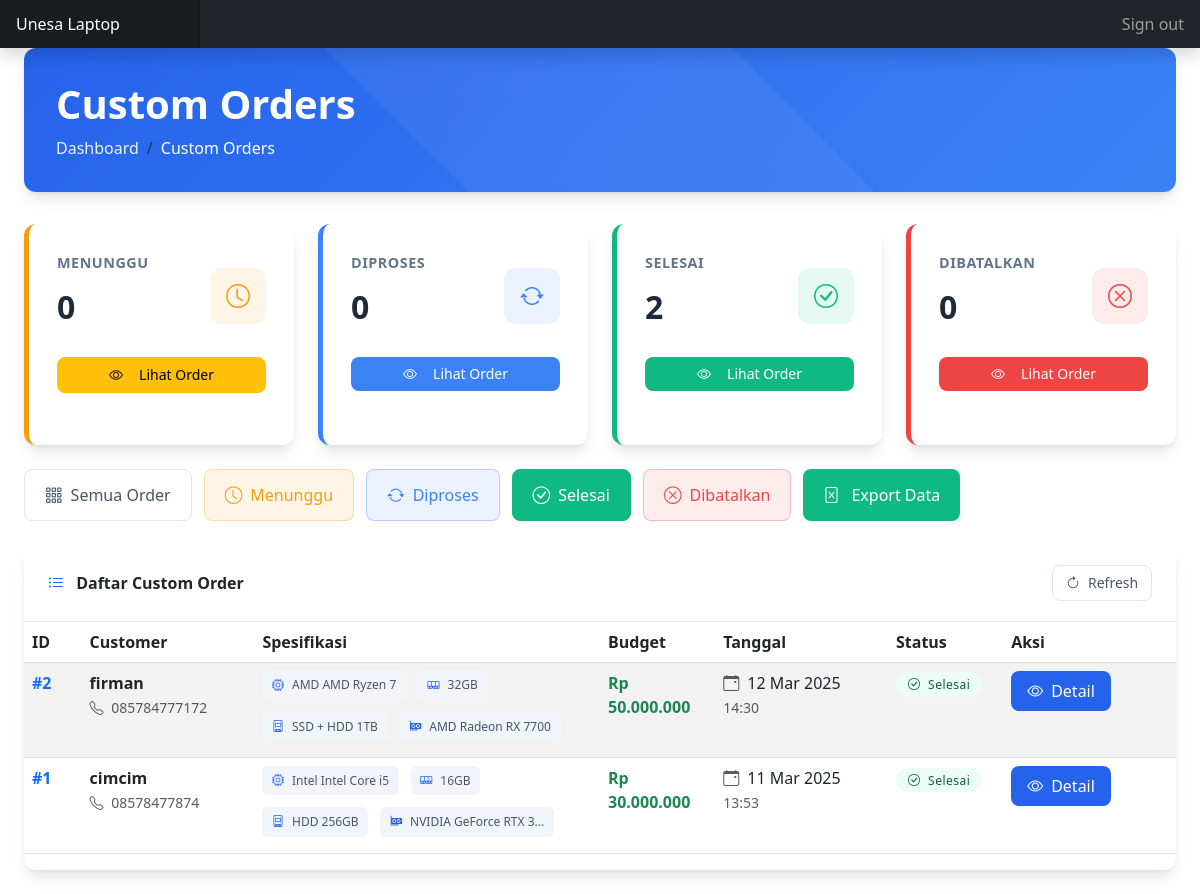
/admin/custom_orders/index.php?status=completed (signed in), run on the app's committed database.
### tables this page shows
CREATE TABLE `tb_custom_orders` (
  `order_id` int(11) NOT NULL,
  `user_id` int(11) NOT NULL,
  `ram` varchar(50) NOT NULL,
  `storage` varchar(100) NOT NULL,
  `processor` varchar(100) NOT NULL,
  `vga` varchar(100) NOT NULL,
  `screen_size` varchar(50) NOT NULL,
  `screen_type` varchar(100) NOT NULL,
  `operating_system` varchar(100) NOT NULL,
  `additional_specs` text DEFAULT NULL,
  `budget` int(11) NOT NULL,
  `status` enum('pending','processing','completed','cancelled') NOT NULL DEFAULT 'pending',
  `admin_notes` text DEFAULT NULL,
  `admin_id` int(11) DEFAULT NULL,
  `created_at` datetime NOT NULL DEFAULT current_timestamp(),
  `updated_at` datetime DEFAULT NULL ON UPDATE current_timestamp()
);

CREATE TABLE `tb_user` (
  `user_id` int(11) NOT NULL,
  `nama` varchar(255) NOT NULL,
  `password` varchar(255) NOT NULL,
  `alamat` longtext DEFAULT NULL,
  `telepon` varchar(15) DEFAULT NULL,
  `photo` varchar(255) DEFAULT NULL
);

### config/koneksi.php (called while the page is built, shortened)
<?php
$host = 'localhost';
$username = 'root';
$password = '';
$database = 'toko_db';
$conn = mysqli_connect($host, $username, $password, $database);
function query($query) {
    global $conn;
    $result = mysqli_query($conn, $query);
    $rows = [];
    if ($result) {
        while ($row = mysqli_fetch_assoc($result)) {
            $rows[] = $row;
        }
    } else {
        error_log("Query error: " . mysqli_error($conn));
    }
    return $rows;
}
?>

### admin/custom_orders/index.php (the view, shortened to what this page needs)
<?php
require_once '../../config/koneksi.php';
$status_filter = '';
if (isset($_GET['status']) && in_array($_GET['status'], ['pending', 'processing', 'completed', 'cancelled'])) {
    $status_filter = "WHERE co.status = '{$_GET['status']}'";
} else {
    $status_filter = "";
}
$query = "SELECT co.*, u.nama as user_name, u.telepon as user_phone
          FROM tb_custom_orders co
          JOIN tb_user u ON co.user_id = u.user_id
          $status_filter
          ORDER BY co.created_at DESC";
$custom_orders = query($query);
$count_pending = mysqli_fetch_assoc(mysqli_query($conn, "SELECT COUNT(*) as total FROM tb_custom_orders WHERE status = 'pending'"))['total'];
$count_processing = mysqli_fetch_assoc(mysqli_query($conn, "SELECT COUNT(*) as total FROM tb_custom_orders WHERE status = 'processing'"))['total'];
$count_completed = mysqli_fetch_assoc(mysqli_query($conn, "SELECT COUNT(*) as total FROM tb_custom_orders WHERE status = 'completed'"))['total'];
$count_cancelled = mysqli_fetch_assoc(mysqli_query($conn, "SELECT COUNT(*) as total FROM tb_custom_orders WHERE status = 'cancelled'"))['total'];
$status_labels = [
    'pending' => [
        'label' => 'Menunggu',
        'class' => 'bg-warning text-dark',
        'icon' => 'clock'
    ],
    'processing' => [
        'label' => 'Diproses',
        'class' => 'bg-info text-white',
        'icon' => 'arrow-repeat'
    ],
    'completed' => [
        'label' => 'Selesai',
        'class' => 'bg-success text-white',
        'icon' => 'check-circle'
    ],
    'cancelled' => [
        'label' => 'Dibatalkan',
        'class' => 'bg-danger text-white',
        'icon' => 'x-circle'
    ]
];
include_once '../includes/header.php';
?>
<div class="container-fluid px-4">
    <div class="page-header">
        <h1 class="mb-2 fw-bold">Custom Orders</h1>
        <nav aria-label="breadcrumb">
            <ol class="breadcrumb mb-0">
                <li class="breadcrumb-item"><a href="../index.php">Dashboard</a></li>
                <li class="breadcrumb-item active">Custom Orders</li>
            </ol>
        </nav>
    </div>
    <div class="row g-4 mb-4">
        <div class="col-xl-3 col-md-6">
            <div class="card stats-card pending h-100">
                <div class="card-body">
                    <div class="d-flex justify-content-between align-items-center">
                        <div>
                            <div class="stats-label">Menunggu</div>
                            <div class="stats-value"><?= $count_pending ?></div>
                        </div>
                        <div class="stats-icon">
                            <i class="bi bi-clock"></i>
                        </div>
                    </div>
                    <a href="index.php?status=pending" class="btn btn-sm btn-warning w-100 mt-3">
                        <i class="bi bi-eye me-2"></i>Lihat Order
                    </a>
                </div>
            </div>
        </div>
        <div class="col-xl-3 col-md-6">
            <div class="card stats-card processing h-100">
                <div class="card-body">
                    <div class="d-flex justify-content-between align-items-center">
                        <div>
                            <div class="stats-label">Diproses</div>
                            <div class="stats-value"><?= $count_processing ?></div>
                        </div>
                        <div class="stats-icon">
                            <i class="bi bi-arrow-repeat"></i>
                        </div>
                    </div>
                    <a href="index.php?status=processing" class="btn btn-sm btn-info w-100 mt-3 text-white">
                        <i class="bi bi-eye me-2"></i>Lihat Order
                    </a>
                </div>
            </div>
        </div>
        <div class="col-xl-3 col-md-6">
            <div class="card stats-card completed h-100">
                <div class="card-body">
                    <div class="d-flex justify-content-between align-items-center">
                        <div>
                            <div class="stats-label">Selesai</div>
                            <div class="stats-value"><?= $count_completed ?></div>
                        </div>
                        <div class="stats-icon">
                            <i class="bi bi-check-circle"></i>
                        </div>
                    </div>
                    <a href="index.php?status=completed" class="btn btn-sm btn-success w-100 mt-3">
                        <i class="bi bi-eye me-2"></i>Lihat Order
                    </a>
                </div>
            </div>
        </div>
        <div class="col-xl-3 col-md-6">
            <div class="card stats-card cancelled h-100">
                <div class="card-body">
                    <div class="d-flex justify-content-between align-items-center">
                        <div>
                            <div class="stats-label">Dibatalkan</div>
                            <div class="stats-value"><?= $count_cancelled ?></div>
                        </div>
                        <div class="stats-icon">
                            <i class="bi bi-x-circle"></i>
                        </div>
                    </div>
                    <a href="index.php?status=cancelled" class="btn btn-sm btn-danger w-100 mt-3">
                        <i class="bi bi-eye me-2"></i>Lihat Order
                    </a>
                </div>
            </div>
        </div>
    </div>
    <div class="mb-4 filter-container">
        <a href="index.php" class="filter-btn filter-btn-all <?= !isset($_GET['status']) ? 'active' : '' ?>">
            <i class="bi bi-grid-3x3-gap"></i> Semua Order
        </a>
        <a href="index.php?status=pending" class="filter-btn filter-btn-pending <?= (isset($_GET['status']) && $_GET['status'] == 'pending') ? 'active' : '' ?>">
            <i class="bi bi-clock"></i> Menunggu
        </a>
        <a href="index.php?status=processing" class="filter-btn filter-btn-processing <?= (isset($_GET['status']) && $_GET['status'] == 'processing') ? 'active' : '' ?>">
            <i class="bi bi-arrow-repeat"></i> Diproses
        </a>
        <a href="index.php?status=completed" class="filter-btn filter-btn-completed <?= (isset($_GET['status']) && $_GET['status'] == 'completed') ? 'active' : '' ?>">
            <i class="bi bi-check-circle"></i> Selesai
        </a>
        <a href="index.php?status=cancelled" class="filter-btn filter-btn-cancelled <?= (isset($_GET['status']) && $_GET['status'] == 'cancelled') ? 'active' : '' ?>">
            <i class="bi bi-x-circle"></i> Dibatalkan
        </a>
        <a href="export_customs_orders.php" class="btn btn-success">
    <i class="bi bi-file-excel me-1"></i> Export Data
</a>
    </div>
    <div class="card mb-4">
        <div class="card-header">
            <div class="d-flex justify-content-between align-items-center">
                <div>
                    <i class="bi bi-list-ul text-primary me-2"></i>
                    <span class="fw-bold">Daftar Custom Order</span>
                </div>
                <button class="btn btn-light btn-sm" onclick="window.location.reload()">
                    <i class="bi bi-arrow-clockwise"></i>
                    Refresh
                </button>
            </div>
        </div>
        <div class="card-body">
            <div class="table-responsive">
                <table id="dataTable" class="table table-hover">
                    <thead>
                        <tr>
                            <th width="5%">ID</th>
                            <th width="15%">Customer</th>
                            <th width="30%">Spesifikasi</th>
                            <th width="10%">Budget</th>
                            <th width="15%">Tanggal</th>
                            <th width="10%">Status</th>
                            <th width="15%">Aksi</th>
                        </tr>
                    </thead>
                    <tbody>
                        <?php if (empty($custom_orders)) : ?>
                            <tr>
                                <td colspan="7" class="text-center py-4">
                                    <i class="bi bi-inbox fs-1 d-block mb-2 text-muted"></i>
                                    <span class="text-muted">Belum ada custom order</span>
                                </td>
                            </tr>
                        <?php else : ?>
                            <?php foreach ($custom_orders as $order) : ?>
                                <tr>
                                    <td>
                                        <span class="fw-bold text-primary">#<?= $order['order_id'] ?></span>
                                    </td>
                                    <td>
                                        <div class="fw-bold"><?= htmlspecialchars($order['user_name']) ?></div>
                                        <small class="text-muted">
                                            <i class="bi bi-telephone me-1"></i>
                                            <?= htmlspecialchars($order['user_phone']) ?>
                                        </small>
                                    </td>
                                    <td>
                                        <div class="mb-1">
                                            <span class="spec-badge">
                                                <i class="bi bi-cpu me-1"></i>
                                                <?= htmlspecialchars($order['processor']) ?>
                                            </span>
                                            <span class="spec-badge">
                                                <i class="bi bi-memory me-1"></i>
                                                <?= htmlspecialchars($order['ram']) ?>
                                            </span>
                                        </div>
                                        <div>
                                            <span class="spec-badge">
                                                <i class="bi bi-device-ssd me-1"></i>
                                                <?= htmlspecialchars($order['storage']) ?>
                                            </span>
                                            <span class="spec-badge">
                                                <i class="bi bi-gpu-card me-1"></i>
                                                <?= substr(htmlspecialchars($order['vga']), 0, 20) . (strlen($order['vga']) > 20 ? '...' : '') ?>
                                            </span>
                                        </div>
                                    </td>
                                    <td>
                                        <span class="fw-bold text-success">
                                            Rp <?= number_format($order['budget'], 0, ',', '.') ?>
                                        </span>
                                    </td>
                                    <td>
                                        <div>
                                            <i class="bi bi-calendar-event text-muted me-1"></i>
                                            <?= date('d M Y', strtotime($order['created_at'])) ?>
                                        </div>
                                        <small class="text-muted">
                                            <?= date('H:i', strtotime($order['created_at'])) ?>
                                        </small>
                                    </td>
                                    <td>
                                        <span class="badge <?= $status_labels[$order['status']]['class'] ?>">
                                            <i class="bi bi-<?= $status_labels[$order['status']]['icon'] ?> me-1"></i>
                                            <?= $status_labels[$order['status']]['label'] ?>
                                        </span>
                                    </td>
                                    <td>
                                        <a href="detail.php?id=<?= $order['order_id'] ?>" class="btn btn-primary btn-action">
                                            <i class="bi bi-eye"></i> Detail
                                        </a>
                                    </td>
                                </tr>
                            <?php endforeach; ?>
                        <?php endif; ?>
                    </tbody>
                </table>
            </div>
        </div>
    </div>
</div>
<?php include_once '../includes/footer.php'; ?>

### data on the page
tb_custom_orders: order_id "2", user.nama "firman", user.telepon "085784777172", processor "AMD AMD Ryzen 7", ram "32GB", storage "SSD + HDD 1TB", vga "AMD Radeon RX 7700", budget "50.000.000", created_at "12 Mar 2025", created_at "14:30", status "Selesai"
tb_custom_orders: order_id "1", user.nama "cimcim", user.telepon "08578477874", processor "Intel Intel Core i5", ram "16GB", storage "HDD 256GB", vga "NVIDIA GeForce RTX 3", budget "30.000.000", created_at "11 Mar 2025", created_at "13:53", status "Selesai"

### other printed values
$count_pending "0"
$count_processing "0"
$count_completed "2"
$count_cancelled "0"
